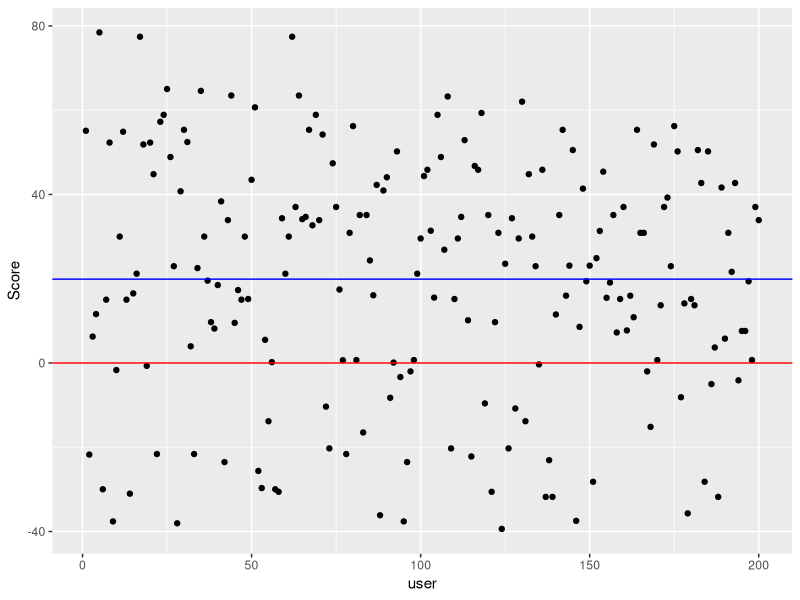

Source code (R):
## ---- chunk 1
# Packages
library(tidyverse)
library(modelr)
options(na.action = na.warn)
## ---- chunk 2
# Create test set, each column representing a question in the "should you get a dog?" function
Input.df <-  data.frame(AgeInput=integer(),HomeInput=integer(),MentalHealthInput=integer(),PhysicalHealthInput=integer(),LivingWithInput=integer(),AllergiesInput=integer(),PriorOwnershipInput=integer(),ExpensesInput=integer(), Score=double())
# sample size (num of users to simulate)
N <- 200 

# For each user (row) in test set, generate inputs to each question (column)
for (i in 1:N) {
  
  # Generate random inputs 
  AgeInput <- sample(0:100, 1) #number = age
  HomeInput <- sample(0:1, 1) #0 = house, 1=apartment
  MentalHealthInput <- sample(0:1, 1) #0 = yes, 1=no
  PhysicalHealthInput <- sample(0:1, 1) #0 = yes, 1=no
  LivingWithInput <- sample(0:1, 1) #0 = alone, 1=withOthers
  AllergiesInput <- sample(0:1, 1) #0 = yes, 1=no
  PriorOwnershipInput <- sample(0:1, 1) #0 = yes, 1=no
  ExpensesInput <- sample(0:2, 1) #0 = above, 1=equal, 2=below
  Score <- 0
  
  x <- matrix(c(AgeInput, HomeInput, MentalHealthInput, PhysicalHealthInput, LivingWithInput, AllergiesInput, PriorOwnershipInput, ExpensesInput, Score), nrow = 1)
  
  # Add user's inputs to test set
  df.new = data.frame(x)
  Input.df <- rbind(Input.df, df.new)
}

# Assign each user an id
Input.df$id <- seq.int(nrow(Input.df))
names(Input.df) <- c("AgeInput", "HomeInput", "MentalHealthInput", "PhysicalHealthInput", "LivingWithInput", "AllergiesInput", "PriorOwnershipInput", "ExpensesInput", "Score", "id")
## ---- chunk 3
  Elderly <- 25.568928
  Child <- 4.3575
  DesireMentalHealth <- 15.861187
  DesirePhysicalHealth <- 8.362460625
  HasAllergies <- -6.45491
  House <- 29.339743
  LivesAlone <- 3.778483333
  LivesWOthers <- 3.33245
  HasPriorOwnership <- 2 #?
  LowerWillingnessToPay <- -44.7118
  HigherWillingnessToPay <- 0
## ---- chunk 4

# For each user in test set, calculate their score using our "should you get a dog?" function
 for (i in 1:N) { 
   
    UserScore <- 0
  
  # Q: How old are you? 
      AgeInput <- Input.df$AgeInput[Input.df$id == i]
      # super elderly
      if (AgeInput >= 80) {
        UserScore <- UserScore + 0
      # elderly
      } else if (AgeInput >= 65) {
        UserScore <- UserScore + Elderly
      # adult  
      } else if (AgeInput > 18) {
        UserScore <- UserScore + 0
      # child
      } else {
        UserScore <- UserScore + Child
      }

  #Q: What is your home like?
      HomeInput <- Input.df$HomeInput[Input.df$id == i]
      # lives in a house
      if (HomeInput == 0) {
        UserScore <- UserScore +  House
      # lives in an apartment
      } else {
        UserScore <- UserScore +  0
      }
  
  #Q: Do you desire mental/emotional health benefits from owning a dog?
      MentalHealthInput <- Input.df$MentalHealthInput[Input.df$id == i]
      if (MentalHealthInput == 0) {
        UserScore <- UserScore +  DesireMentalHealth
      } else {
        UserScore <- UserScore +  0
      }

  #Q: Do you desire physical health benefits from owning a dog?
      PhysicalHealthInput <- Input.df$PhysicalHealthInput[Input.df$id == i]
      if (PhysicalHealthInput == 0) {
        UserScore <- UserScore +  DesirePhysicalHealth
      } else {
        UserScore <- UserScore +  0
      }

  #Q: Do you live alone?
      LivingWithInput <- Input.df$LivingWithInput[Input.df$id == i]
      # lives alone
      if (LivingWithInput == 0) {
        UserScore <- UserScore +  LivesAlone 
      #lives with others
      } else {
        UserScore <- UserScore +  LivesWOthers
      }

  #Q: Are you or anyone in your household allergic to dogs?
      AllergiesInput <- Input.df$AllergiesInput[Input.df$id == i]
      # has allergies
      if (AllergiesInput == 0) {
        UserScore <- UserScore +  HasAllergies
      # does not have allergies
      } else {
        UserScore <- UserScore +  0
      }

  #Q: Have you owned a dog in the past?
      PriorOwnershipInput <- Input.df$PriorOwnershipInput[Input.df$id == i]
      # has prior dog ownership
      if (PriorOwnershipInput == 0) {
        UserScore <- UserScore +  HasPriorOwnership
      # has prior dog ownership
      } else {
        UserScore <- UserScore +  LivesWOthers
      }

  #Q: The average monthly cost of owning a dog is $171.24 (ranges from $55.47 - $395.69). Would you be able/willing to pay equal to that amount, below that amount or above that amount for your dog?
      ExpensesInput <- Input.df$ExpensesInput[Input.df$id == i]
      # willing/able to pay above monthly average
      if (ExpensesInput == 2) {
       UserScore <- UserScore +  LowerWillingnessToPay 
      # willing/able to pay equal or above monthly average
      } else {
          Score <- Score +  0
      }

  # Set user's test score as calculated score
  Input.df$Score[Input.df$id == i] <- UserScore
  
}
## ---- chunk 5
# Plot distribution of scores for all users in test set
ScorePlot <- ggplot(Input.df, aes(id, Score)) + 
  geom_point()

ScorePlot <- ScorePlot + labs(x = "user")
ScorePlot <- ScorePlot  + geom_hline(yintercept = 0, color= "red") #theshold: score = 0
ScorePlot <- ScorePlot  + geom_hline(yintercept = mean(Input.df$Score), color="blue") #average score
ScorePlot 

# Calculate the average score for test set
AverageScore <- mean(Input.df$Score)
print(AverageScore)

# Calculate how many users should and should not get a dog
ShouldGetADog <- count(Input.df, Input.df$Score > 0)
print(ShouldGetADog)
